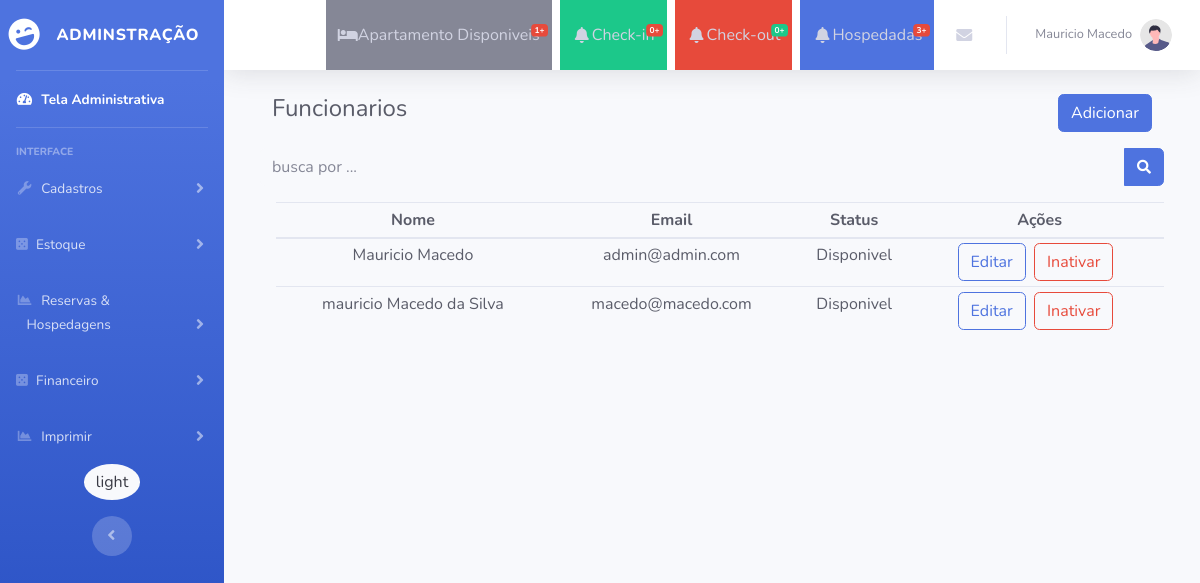
/Administrativo/funcionarios (signed in), run on the app's committed database.
### tables this page shows
CREATE TABLE `usuarios` (
  `id` int NOT NULL,
  `nome` varchar(45) NOT NULL,
  `email` varchar(255) NOT NULL,
  `senha` varchar(255) NOT NULL,
  `painel` varchar(45) NOT NULL,
  `created_at` datetime DEFAULT NULL,
  `updated_at` datetime DEFAULT NULL,
  `status` int NOT NULL
);

### View/Administrativo/views.php (called while the page is built)
<?php
require_once ('components/header.php');
require_once ('components/menu.php');
require_once ("forms/{$painel}.php");
require_once ('components/footer.php');

### Controller/Controller.php (called while the page is built, shortened)
<?php
class Controller {
    public function viewAdmin($view, $request = null, $page = null) {
        $painel = $view;
        require "View/Administrativo/views.php";
    }
}

### Controller/Admin/AdministrativoController.php (called while the page is built, shortened)
<?php
class AdministrativoController extends \Controller{
    public function funcionarios($request = null) {
        $this->viewAdmin('funcionarios',$request,"");
    }
    public function buscaFuncionarios($request =  null)
    {
        $funcionario_controller = new FuncionarioController();
        return $funcionario_controller->buscaFuncionarios($request);
    }
}

### Rota/Route.php (called while the page is built, shortened)
<?php
class Route {
    protected String $controller = 'SiteController';
    protected String $method = 'index';
    protected array $parameter = [];
    public function __construct(){
        $this->prepareUrl();
    }
    public function prepareUrl() {
        if(!isset($_GET['pag']))
        {
            $this->controller="SiteController";
            $this->method="index";
            $this->parameter = array();
        }
        else {
            $url=$_GET['pag'];
            $url= explode('/',$url);
            $this->controller = $url[0]."Controller";
            array_shift($url);
            if (isset($url[0]) && !empty($url)) {
                $this->method = $url[0];
            }
        }
        $this->run();
    }
    public function run()
    {
        $control=new $this->controller;
        call_user_func_array(array($control,$this->method),$this->parameter);
    }
    private function prepareRota()
    {
        if (file_exists('./Controller/Admin/'.$this->controller.'.php') && method_exists($this->controller,$this->method)) {
            return true;
        }
        $this->controller = 'SiteController';
        $this->method = 'index';
        return false;
    }
}

### index.php (called while the page is built, shortened)
<?php
$route = new Route();

### Model/ConexaoModel.php (called while the page is built, shortened)
<?php
require_once "./Control/Conexao.php";
class ConexaoModel
{
   public function conexao()
    {
        $con = new Conexao;
        return $con->MontarConexao();
    }
}

### Control/Conexao.php (called while the page is built, shortened)
<?php
class Conexao{
    public $pdo;
    public function MontarConexao()
    {
        if(!isset($this->pdo)){
            try {
                $this->pdo=new PDO("mysql:host=".SERVIDOR.";dbname=".BANCO.";",USUARIO,SENHA);
                $this->pdo->setAttribute(PDO::ATTR_ERRMODE,PDO::ERRMODE_EXCEPTION);
            }catch(PDOException $th)
            {
                die("ERRO: #".$th->getCode()."<br>
                Mensagem:".$th->getMessage()."<br>
                No Arquivo:".$th->getFile()."<br
                Na linha:".$th->getLine());
            }
        }
        return $this->pdo;
    }
}
?>

### Controller/Admin/FuncionarioController.php (called while the page is built, shortened)
<?php
class FuncionarioController extends \Controller{
    protected $funcionario_model;
    public function __construct() {
        $this->funcionario_model = new FuncionarioModel();
    }
    public function buscaFuncionarios($request =  null)
    {
        return $this->funcionario_model->findFuncionarios($request);
    }
}

### Model/FuncionarioModel.php (called while the page is built, shortened)
<?php
class FuncionarioModel extends ConexaoModel {
    protected $conexao;
    protected $model = 'usuarios';
    public function __construct()
    {
        $this->conexao = ConexaoModel::conexao();
    }
    public function findFuncionarios($request)
    {
        $cmd  = $this->conexao->query(
            "SELECT
                *
            FROM
                $this->model
            WHERE
                email
            LIKE
                '%$request%'
            OR
                nome
            LIKE
                '%$request%'"
        );
        if($cmd->rowCount() > 0)
        {
            return $cmd->fetchAll(PDO::FETCH_ASSOC);
        }
        return false;
    }
}

### View/Administrativo/forms/funcionarios.php (the view, shortened to what this page needs)
<div class="container">
    <div class="form-group">
        <div class="row">
            <div class="col-sm-8">
                <h4>Funcionarios</h4>
            </div>
            <div class="col-sm-4 text-right">
                <button class="btn btn-primary" id="novo">Adicionar</button>
            </div>
        </div>
    </div>
    <div class="row">
        <div class="input-group">
            <input type="text" class="form-control bg-light border-0 small" placeholder="busca por ..." id="txt_busca" aria-label="Search" value="<?=$request?>" aria-describedby="basic-addon2">
            <div class="input-group-append">
                <button class="btn btn-primary" type="button" id="btn_busca">
                    <i class="fas fa-search fa-sm"></i>
                </button>
            </div>
        </div>
    </div>
    <div class="row">
        <div class="table-responsive ml-3">
            <table class="table table-sm mr-4 mt-3" id="lista">
                <?php
                    $funcionarios = $this->buscaFuncionarios($request);
                    if(!empty($funcionarios)) {
                ?>
                <thead>
                    <tr>
                        <th scope="col">Nome</th>
                        <th scope="col">Email</th>
                        <th scope="col">Status</th>
                        <th colspan="2">Ações</th>
                    </tr>
                </thead>
                <tbody>
                    <?php
                        foreach ($funcionarios as $key => $value) {
                            echo '
                                <tr>
                                    <td>' . $value['nome'] . '</td>
                                    <td>' . $value['email'] . '</td>';
                                switch ($value['status']) {
                                    case '1':
                                        echo " <td>Disponivel</td>";
                                    break;
                                }
                            echo '
                                <td><button type="button" class="btn btn-outline-primary view_data" id="'.$value['id'].'" >Editar</button> &nbsp;';
                                if($value['status'] == '1'){
                                    echo '<button type="button" class="btn btn-outline-danger view_Ativo" id="'.$value['id'].'" >Inativar</button> &nbsp;';
                                }
                        }
                    ?>
                </tbody>
                <?php }?>
            </table>
        </div>
    </div>
</div>

### data on the page
usuarios: nome "Mauricio Macedo", email "admin@admin.com", status "Disponivel"
usuarios: nome "mauricio Macedo da Silva", email "macedo@macedo.com", status "Disponivel"

### other printed values
count(@$this->listApartamento()) "1"
count(@$this->buscaCheckin()) "0"
count($reservas = $this->buscaCheckout()) "0"
count($reservas = $this->buscaHospedadas()) "3"
$_SESSION['nome'] "Mauricio Macedo"
